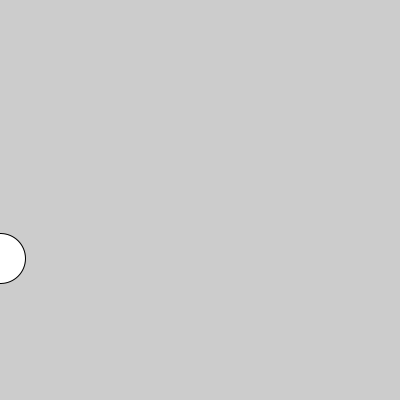
Frame 1 (no input)
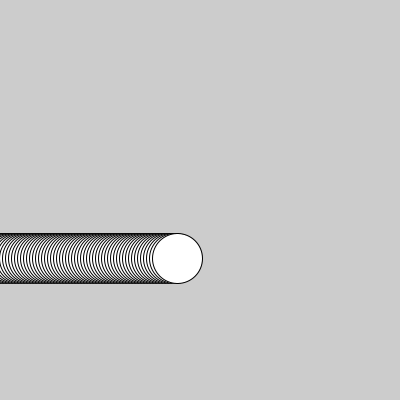
Frame 60 (the mouse pressed at the canvas centre just before this capture)
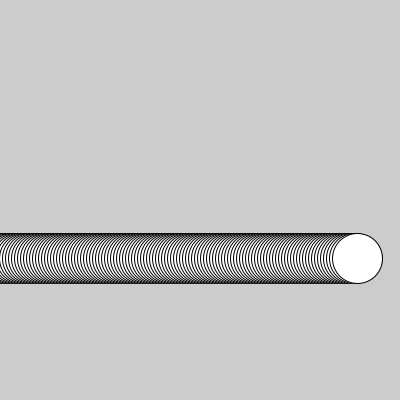
Frame 120 (the mouse held since frame 60 and released just before this capture)

The Processing sketch that drew these frames (run headless with seeded random() and noise(); from frame 60 on, the mouse is pressed at the canvas centre):

// Processing sketch: basic_02C_variable_random
// ── basic_02C_variable_random.pde
/* Zhang Liqun@SJTU IDM
*/

// declare two variables called "x" and "y"
float x,y;

void setup() {
  size(400,400);  

  x=0;
  y=random(height);  
}

void draw() {
//  background(200);

  ellipse(x,y, 50,50);

  // increase x for each frame
  x=x+3;  
  
  // if x goes off screen, set it back to zero
  // and choose new y position 
  if(x>width+25) {
    x=0;
    y=random(height);  
  }
}
